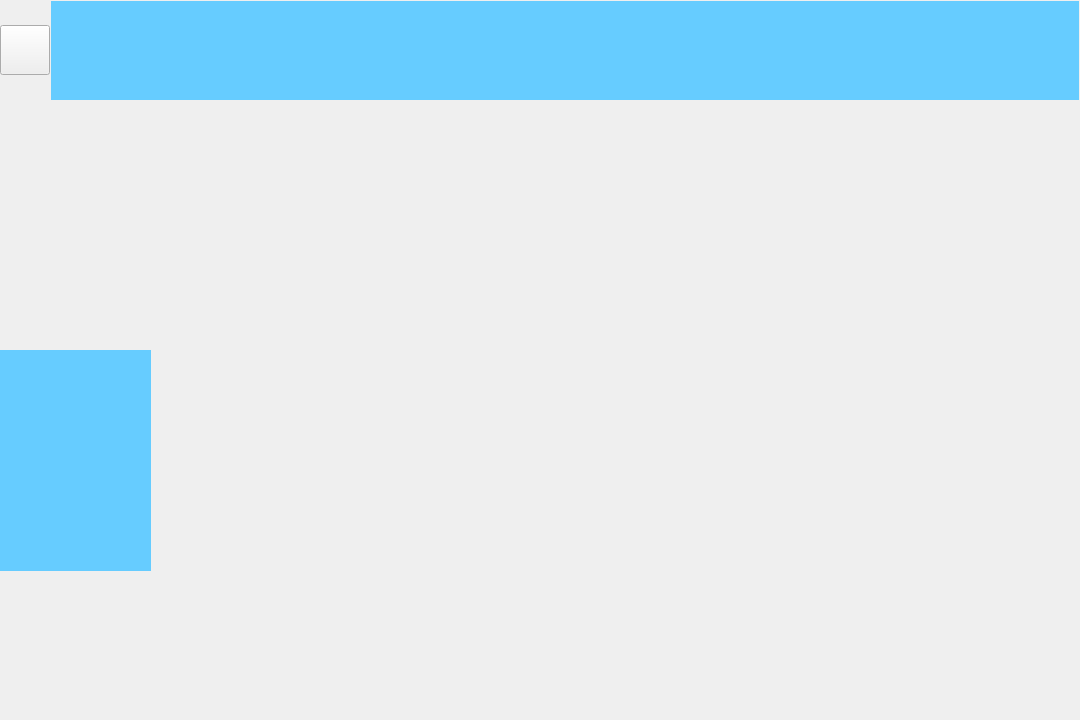
<?xml version="1.0" encoding="UTF-8"?>
<ui version="4.0">
 <class>MainWindow</class>
 <widget class="QMainWindow" name="MainWindow">
  <property name="geometry">
   <rect>
    <x>0</x>
    <y>0</y>
    <width>1080</width>
    <height>720</height>
   </rect>
  </property>
  <property name="minimumSize">
   <size>
    <width>1080</width>
    <height>720</height>
   </size>
  </property>
  <property name="windowTitle">
   <string>MainWindow</string>
  </property>
  <widget class="QWidget" name="centralwidget">
   <layout class="QVBoxLayout" name="verticalLayout" stretch="1,5">
    <property name="spacing">
     <number>0</number>
    </property>
    <property name="leftMargin">
     <number>0</number>
    </property>
    <property name="topMargin">
     <number>0</number>
    </property>
    <property name="rightMargin">
     <number>0</number>
    </property>
    <property name="bottomMargin">
     <number>0</number>
    </property>
    <item>
     <widget class="QtMaterialAppBar" name="FunctionBar" native="true">
      <property name="maximumSize">
       <size>
        <width>16777215</width>
        <height>100</height>
       </size>
      </property>
      <widget class="QtMaterialTabs" name="FunctionTab" native="true">
       <property name="geometry">
        <rect>
         <x>51</x>
         <y>1</y>
         <width>1028</width>
         <height>100</height>
        </rect>
       </property>
       <property name="maximumSize">
        <size>
         <width>16777215</width>
         <height>100</height>
        </size>
       </property>
       <property name="styleSheet">
        <string notr="true">QWidget { background: rgb(102, 204, 255); }</string>
       </property>
      </widget>
      <widget class="QPushButton" name="settingButton">
       <property name="geometry">
        <rect>
         <x>0</x>
         <y>25</y>
         <width>50</width>
         <height>50</height>
        </rect>
       </property>
       <property name="sizePolicy">
        <sizepolicy hsizetype="Minimum" vsizetype="Minimum">
         <horstretch>0</horstretch>
         <verstretch>0</verstretch>
        </sizepolicy>
       </property>
       <property name="minimumSize">
        <size>
         <width>50</width>
         <height>50</height>
        </size>
       </property>
       <property name="maximumSize">
        <size>
         <width>50</width>
         <height>50</height>
        </size>
       </property>
       <property name="text">
        <string/>
       </property>
      </widget>
     </widget>
    </item>
    <item>
     <widget class="QWidget" name="Function" native="true">
      <property name="maximumSize">
       <size>
        <width>16777215</width>
        <height>1677215</height>
       </size>
      </property>
      <widget class="QtMaterialDrawer" name="widget" native="true">
       <property name="geometry">
        <rect>
         <x>0</x>
         <y>250</y>
         <width>151</width>
         <height>221</height>
        </rect>
       </property>
       <property name="styleSheet">
        <string notr="true">QWidget { background: rgb(102, 204, 255); }</string>
       </property>
      </widget>
     </widget>
    </item>
   </layout>
  </widget>
 </widget>
 <customwidgets>
  <customwidget>
   <class>QtMaterialAppBar</class>
   <extends>QWidget</extends>
   <header>qtmaterialappbar.h</header>
   <container>1</container>
  </customwidget>
  <customwidget>
   <class>QtMaterialTabs</class>
   <extends>QWidget</extends>
   <header>qtmaterialtabs.h</header>
   <container>1</container>
  </customwidget>
  <customwidget>
   <class>QtMaterialDrawer</class>
   <extends>QWidget</extends>
   <header location="global">qtmaterialdrawer.h</header>
   <container>1</container>
  </customwidget>
 </customwidgets>
 <resources/>
 <connections/>
</ui>
